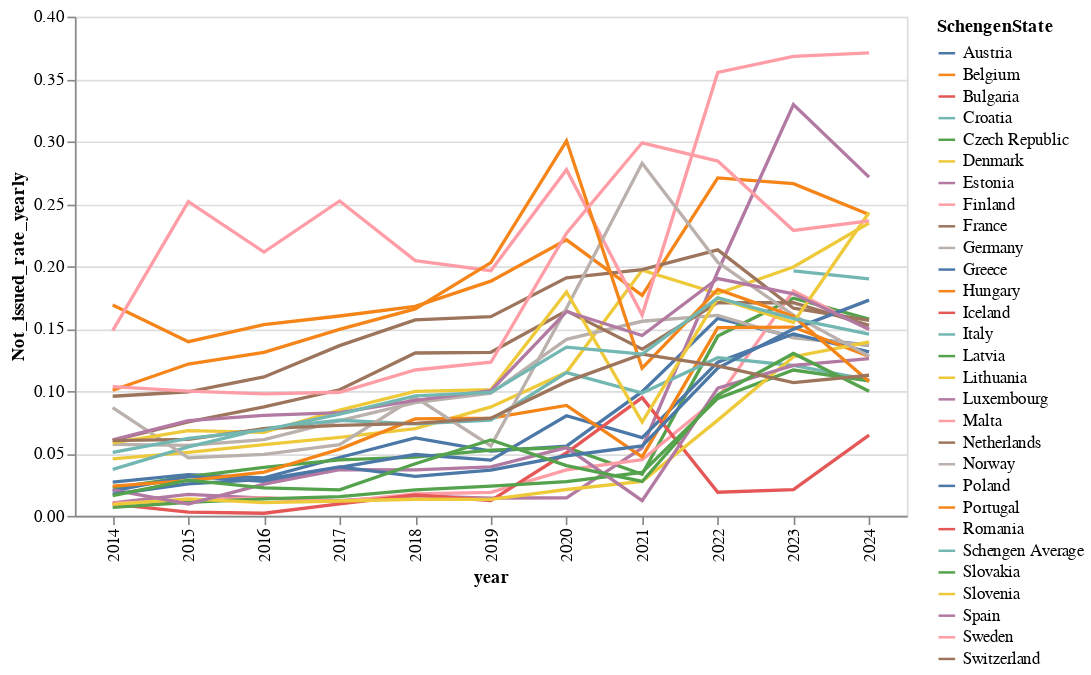

The code cell stored with this chart in its notebook:
### Code cell
# does any Schengen state drastically change with regards to their rejection rates?

alt.Chart(VISAS_YEARLY).mark_line().encode(
    x='year',
    y='Not_issued_rate_yearly',
    color='SchengenState',
    tooltip=['SchengenState','Not_issued_rate_yearly'],
).properties(width=500)

### Figure 1 — Vega-Lite specification as saved in the notebook (floating-point values rounded to 4 significant figures; data arrays with more than 128 entries replaced by an {"elided": "..."} marker saying what was removed)
{"config": {"view": {"continuousWidth": 300, "continuousHeight": 300}}, "data": {"name": "data-1ff4dfa2ab310aca76c9cdbd21ee680e"}, "mark": {"type": "line"}, "encoding": {"color": {"field": "SchengenState", "type": "nominal"}, "tooltip": [{"field": "SchengenState", "type": "nominal"}, {"field": "Not_issued_rate_yearly", "type": "quantitative"}], "x": {"field": "year", "type": "nominal"}, "y": {"field": "Not_issued_rate_yearly", "type": "quantitative"}}, "width": 500, "$schema": "https://vega.github.io/schema/vega-lite/v5.20.1.json", "datasets": {"data-1ff4dfa2ab310aca76c9cdbd21ee680e": {"elided": "290 records"}}}
